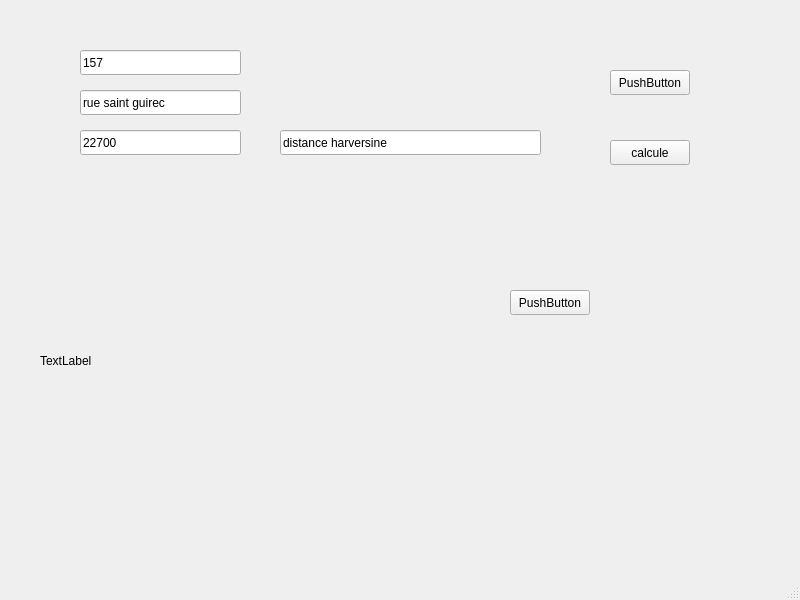
<?xml version="1.0" encoding="UTF-8"?>
<ui version="4.0">
 <class>SuperviseurOPE</class>
 <widget class="QMainWindow" name="SuperviseurOPE">
  <property name="geometry">
   <rect>
    <x>0</x>
    <y>0</y>
    <width>800</width>
    <height>600</height>
   </rect>
  </property>
  <property name="windowTitle">
   <string>SuperviseurOPE</string>
  </property>
  <widget class="QWidget" name="centralwidget">
   <widget class="QPushButton" name="pushButton_calcule">
    <property name="geometry">
     <rect>
      <x>610</x>
      <y>140</y>
      <width>80</width>
      <height>25</height>
     </rect>
    </property>
    <property name="text">
     <string>calcule</string>
    </property>
   </widget>
   <widget class="QLineEdit" name="lineEdit_test">
    <property name="geometry">
     <rect>
      <x>280</x>
      <y>130</y>
      <width>261</width>
      <height>25</height>
     </rect>
    </property>
    <property name="text">
     <string>distance harversine</string>
    </property>
   </widget>
   <widget class="QLineEdit" name="lineEdit">
    <property name="geometry">
     <rect>
      <x>80</x>
      <y>50</y>
      <width>161</width>
      <height>25</height>
     </rect>
    </property>
    <property name="text">
     <string>157</string>
    </property>
   </widget>
   <widget class="QLineEdit" name="lineEdit_2">
    <property name="geometry">
     <rect>
      <x>80</x>
      <y>90</y>
      <width>161</width>
      <height>25</height>
     </rect>
    </property>
    <property name="text">
     <string>rue saint guirec</string>
    </property>
   </widget>
   <widget class="QLineEdit" name="lineEdit_3">
    <property name="geometry">
     <rect>
      <x>80</x>
      <y>130</y>
      <width>161</width>
      <height>25</height>
     </rect>
    </property>
    <property name="text">
     <string>22700</string>
    </property>
   </widget>
   <widget class="QPushButton" name="pushButton_adresse">
    <property name="geometry">
     <rect>
      <x>610</x>
      <y>70</y>
      <width>80</width>
      <height>25</height>
     </rect>
    </property>
    <property name="text">
     <string>PushButton</string>
    </property>
   </widget>
   <widget class="QPushButton" name="pushButton_minDist">
    <property name="geometry">
     <rect>
      <x>510</x>
      <y>290</y>
      <width>80</width>
      <height>25</height>
     </rect>
    </property>
    <property name="text">
     <string>PushButton</string>
    </property>
   </widget>
   <widget class="QLabel" name="label_minDist">
    <property name="geometry">
     <rect>
      <x>40</x>
      <y>290</y>
      <width>381</width>
      <height>141</height>
     </rect>
    </property>
    <property name="text">
     <string>TextLabel</string>
    </property>
   </widget>
  </widget>
  <widget class="QMenuBar" name="menubar">
   <property name="geometry">
    <rect>
     <x>0</x>
     <y>0</y>
     <width>800</width>
     <height>22</height>
    </rect>
   </property>
  </widget>
  <widget class="QStatusBar" name="statusbar"/>
 </widget>
 <resources/>
 <connections/>
</ui>
